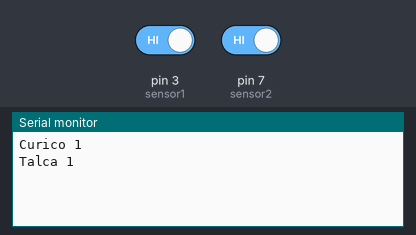
Bench run of a sketch on a simulated Arduino Uno, built with avr-gcc and run on an emulated ATmega328P. Shown: the last lines printed to the serial monitor. Inputs (shaded band) come from the test bench; at power-on: pin 3 (sensor1) HIGH, pin 7 (sensor2) HIGH.

Above: at 2.8 s.
2.9 s: pin 3 (sensor1) driven LOW
At 3.8 s:
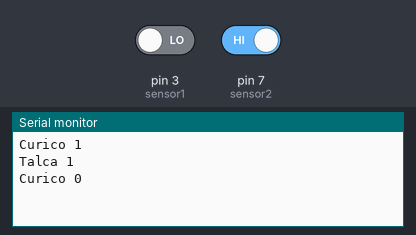
4.4 s: pin 7 (sensor2) driven LOW
At 6.9 s:
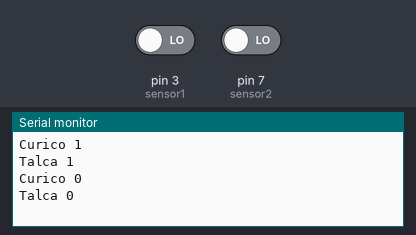

The sketch:

Sensor1.ino
```cpp
#define sensor1 3
#define sensor2 7

int sensor1Anterior = -1;
int sensor2Anterior = -1;

void setup(){
 Serial.begin (9600);
  pinMode (sensor1 , INPUT);
  pinMode (sensor2 , INPUT);
}

void loop(){
  int rain = digitalRead(sensor1);
  int rain2 = digitalRead(sensor2);

  if(rain != sensor1Anterior){
    Serial.print("Curico ");
    Serial.println(rain);
    sensor1Anterior = rain;
  }
  delay(500);
  if(rain2 != sensor2Anterior){
    Serial.print("Talca ");
    Serial.println(rain2);
    sensor2Anterior = rain2;
  }
  delay(500);

}
```

Measured:
- after the input at 2.9 s, the serial monitor: prints a new line after 0.10 s (image 1)
- after the input at 4.4 s, the serial monitor: prints a new line after 1.1 s (image 2)
